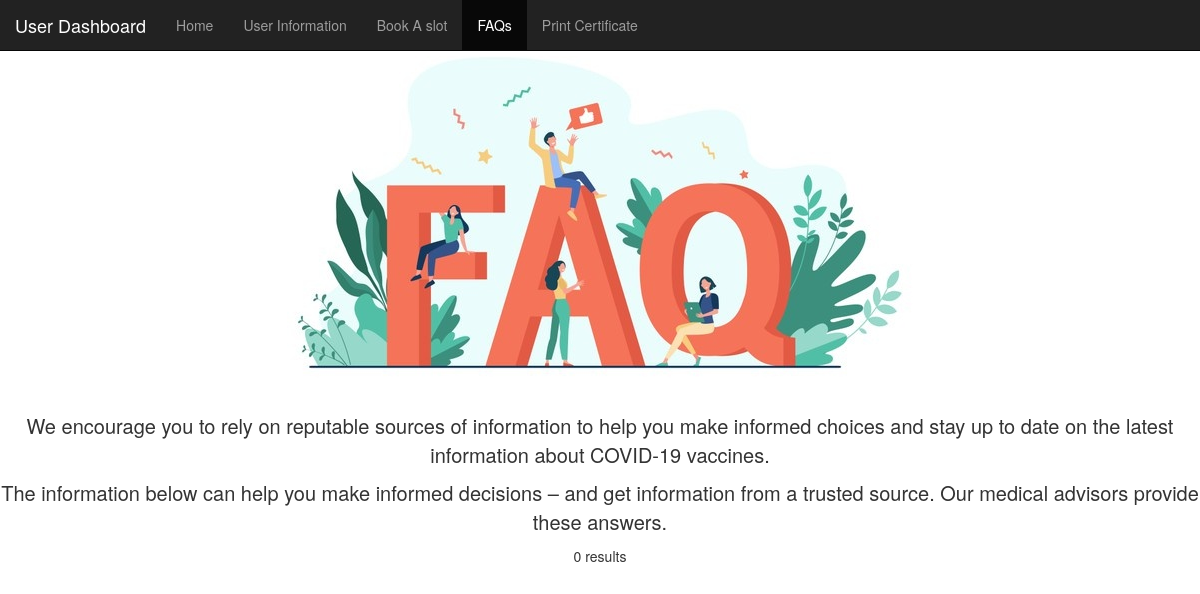
Before: /User/userFaqs.php with the older database file.
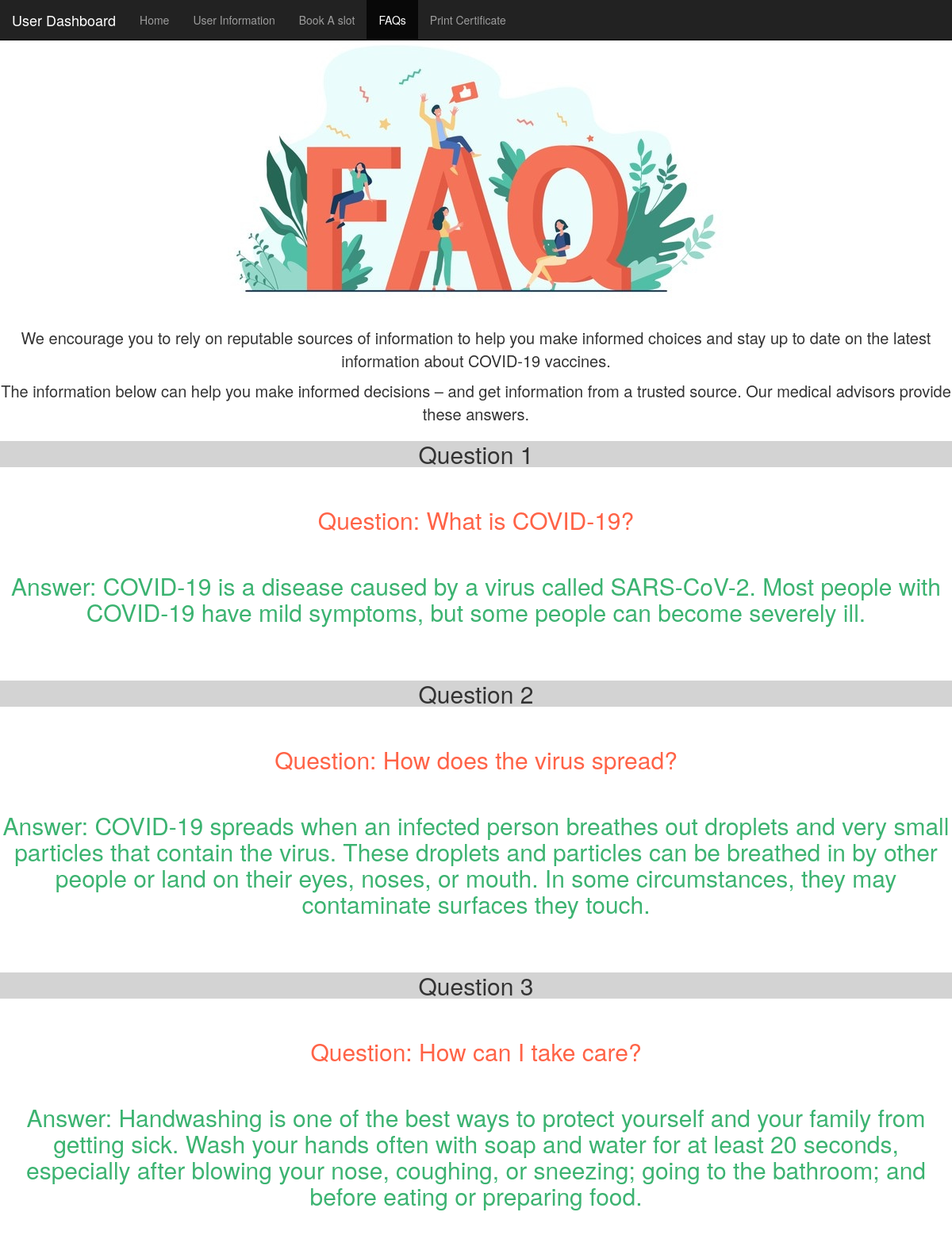
After: the same page with the newer database file.
### tables this page shows
create table FAQs(
    serial_no int(10) primary key,
    question varchar(30) not null,
    answer varchar(500) not null
);

### User/userFaqs.php (the view, shortened to what this page needs)
<!DOCTYPE html>
<html>
    <head>
        <link rel="stylesheet" href="https://maxcdn.bootstrapcdn.com/bootstrap/3.3.7/css/bootstrap.min.css" >
        <link rel="stylesheet" href="style.css">
    </head>
    <body>
      <nav class="navbar navbar-inverse navbar-fixed-top">
        <div class="container-fluid">
          <div class="navbar-header">
            <a class="navbar-brand" href="./user_dashboard.php">User Dashboard</a>
          </div>
          <ul class="nav navbar-nav">
            <li><a href="./user_dashboard.php">Home</a></li>
            <li><a href="./userRecords.php">User Information</a></li>
            <li><a href="./bookSlot.php">Book A slot</a></li>
            <li class="active"><a href="./userFaqs.php">FAQs</a></li>
            <li><a href="./certificate.php">Print Certificate</a></li>
          </ul>
        </div>
      </nav>
      <center>
      <br>
      <br>
      <img src = "./faq.jpg" alt="alt text">
      <br>
      <br>
      <div class="faq">
          <center>
              <p id="size" class="size">We encourage you to rely on reputable sources of information to help you
                 make informed choices and stay up to date on the latest information about COVID-19 vaccines.</p>
                <p id="size" class="size">The information below can help you make informed decisions – and get information from a
                    trusted source. Our medical advisors provide these answers. </p>
          </center>
          <?php
            $servername = "localhost";
            $username = "root";
            $password = "";
            $dbname = "vaccinations";
                $conn = new mysqli($servername, $username, $password, $dbname);
                $sql = "SELECT serial_no,question,answer FROM faqs";
                $result = $conn->query($sql);
                if ($result->num_rows > 0) {
                  while($row = $result->fetch_assoc()) {
                    echo "<h2 style=background-color:LightGray>"."Question ". $row["serial_no"]."</h2>" ."<br>"."<h2 style=color:Tomato;>". " Question: " . $row["question"]."</h2>"."<br>". "<h2 style=color:MediumSeaGreen;>"." Answer: ". $row["answer"]."</h2>" ."<br><br>";
                  }
                } else {
                  echo "0 results";
                }
            ?>
      </div>
    </center>
      </body>
</html>

Changed rows visible on the page:
added faqs: serial_no "1", question "What is COVID-19?", answer "COVID-19 is a disease caused by a virus called SARS-CoV-2. Most people with COVID-19 have mild symptoms, but some people can become severely ill."
added faqs: serial_no "2", question "How does the virus spread?", answer "COVID-19 spreads when an infected person breathes out droplets and very small particles that contain the virus. These droplets and particles can be breathed in by other people or land on their eyes, noses, or mouth. In some circumstances, they may contaminate surfaces they touch."
added faqs: serial_no "3", question "How can I take care?", answer "Handwashing is one of the best ways to protect yourself and your family from getting sick. Wash your hands often with soap and water for at least 20 seconds, especially after blowing your nose, coughing, or sneezing; going to the bathroom; and before eating or preparing food."
Other visible differences:
text no longer shown: "0 results"
